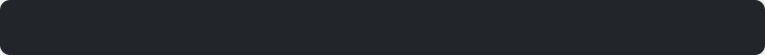
<?xml version="1.0" encoding="UTF-8"?>
<ui version="4.0">
 <class>track_form</class>
 <widget class="QWidget" name="track_form">
  <property name="geometry">
   <rect>
    <x>0</x>
    <y>0</y>
    <width>765</width>
    <height>55</height>
   </rect>
  </property>
  <property name="minimumSize">
   <size>
    <width>765</width>
    <height>55</height>
   </size>
  </property>
  <property name="maximumSize">
   <size>
    <width>16777215</width>
    <height>55</height>
   </size>
  </property>
  <property name="windowTitle">
   <string>Form</string>
  </property>
  <layout class="QHBoxLayout" name="horizontalLayout">
   <property name="spacing">
    <number>0</number>
   </property>
   <property name="leftMargin">
    <number>0</number>
   </property>
   <property name="topMargin">
    <number>0</number>
   </property>
   <property name="rightMargin">
    <number>0</number>
   </property>
   <property name="bottomMargin">
    <number>0</number>
   </property>
   <item>
    <widget class="QFrame" name="styleFrame">
     <property name="minimumSize">
      <size>
       <width>400</width>
       <height>0</height>
      </size>
     </property>
     <property name="styleSheet">
      <string notr="true">QFrame {background-color: #22262b; border-radius: 10px;}</string>
     </property>
     <property name="frameShape">
      <enum>QFrame::StyledPanel</enum>
     </property>
     <property name="frameShadow">
      <enum>QFrame::Raised</enum>
     </property>
     <layout class="QHBoxLayout" name="horizontalLayout_2">
      <property name="leftMargin">
       <number>5</number>
      </property>
      <property name="topMargin">
       <number>5</number>
      </property>
      <property name="rightMargin">
       <number>5</number>
      </property>
      <property name="bottomMargin">
       <number>5</number>
      </property>
      <item>
       <widget class="QFrame" name="ID">
        <property name="minimumSize">
         <size>
          <width>44</width>
          <height>44</height>
         </size>
        </property>
        <property name="maximumSize">
         <size>
          <width>44</width>
          <height>44</height>
         </size>
        </property>
        <property name="frameShape">
         <enum>QFrame::StyledPanel</enum>
        </property>
        <property name="frameShadow">
         <enum>QFrame::Raised</enum>
        </property>
        <layout class="QHBoxLayout" name="horizontalLayout_3">
         <property name="spacing">
          <number>0</number>
         </property>
         <property name="leftMargin">
          <number>0</number>
         </property>
         <property name="topMargin">
          <number>0</number>
         </property>
         <property name="rightMargin">
          <number>0</number>
         </property>
         <property name="bottomMargin">
          <number>0</number>
         </property>
         <item>
          <widget class="QLabel" name="idLabel">
           <property name="text">
            <string/>
           </property>
          </widget>
         </item>
        </layout>
       </widget>
      </item>
      <item>
       <widget class="QFrame" name="art">
        <property name="minimumSize">
         <size>
          <width>44</width>
          <height>44</height>
         </size>
        </property>
        <property name="maximumSize">
         <size>
          <width>44</width>
          <height>44</height>
         </size>
        </property>
        <property name="frameShape">
         <enum>QFrame::StyledPanel</enum>
        </property>
        <property name="frameShadow">
         <enum>QFrame::Raised</enum>
        </property>
        <layout class="QHBoxLayout" name="horizontalLayout_4">
         <property name="spacing">
          <number>0</number>
         </property>
         <property name="leftMargin">
          <number>0</number>
         </property>
         <property name="topMargin">
          <number>0</number>
         </property>
         <property name="rightMargin">
          <number>0</number>
         </property>
         <property name="bottomMargin">
          <number>0</number>
         </property>
         <item>
          <widget class="QLabel" name="artLabel">
           <property name="text">
            <string/>
           </property>
          </widget>
         </item>
        </layout>
       </widget>
      </item>
      <item>
       <widget class="QFrame" name="name">
        <property name="minimumSize">
         <size>
          <width>200</width>
          <height>0</height>
         </size>
        </property>
        <property name="frameShape">
         <enum>QFrame::StyledPanel</enum>
        </property>
        <property name="frameShadow">
         <enum>QFrame::Raised</enum>
        </property>
        <layout class="QHBoxLayout" name="horizontalLayout_5">
         <item>
          <widget class="QLabel" name="nameLabel">
           <property name="text">
            <string/>
           </property>
          </widget>
         </item>
        </layout>
       </widget>
      </item>
      <item>
       <widget class="QFrame" name="artist">
        <property name="frameShape">
         <enum>QFrame::StyledPanel</enum>
        </property>
        <property name="frameShadow">
         <enum>QFrame::Raised</enum>
        </property>
        <layout class="QHBoxLayout" name="horizontalLayout_6">
         <item>
          <widget class="QLabel" name="artistLabel">
           <property name="text">
            <string/>
           </property>
          </widget>
         </item>
        </layout>
       </widget>
      </item>
      <item>
       <widget class="QFrame" name="duration">
        <property name="minimumSize">
         <size>
          <width>60</width>
          <height>0</height>
         </size>
        </property>
        <property name="maximumSize">
         <size>
          <width>60</width>
          <height>16777215</height>
         </size>
        </property>
        <property name="frameShape">
         <enum>QFrame::StyledPanel</enum>
        </property>
        <property name="frameShadow">
         <enum>QFrame::Raised</enum>
        </property>
        <layout class="QHBoxLayout" name="horizontalLayout_7">
         <item>
          <widget class="QLabel" name="durationLabel">
           <property name="text">
            <string/>
           </property>
          </widget>
         </item>
        </layout>
       </widget>
      </item>
     </layout>
    </widget>
   </item>
  </layout>
 </widget>
 <resources/>
 <connections/>
</ui>
